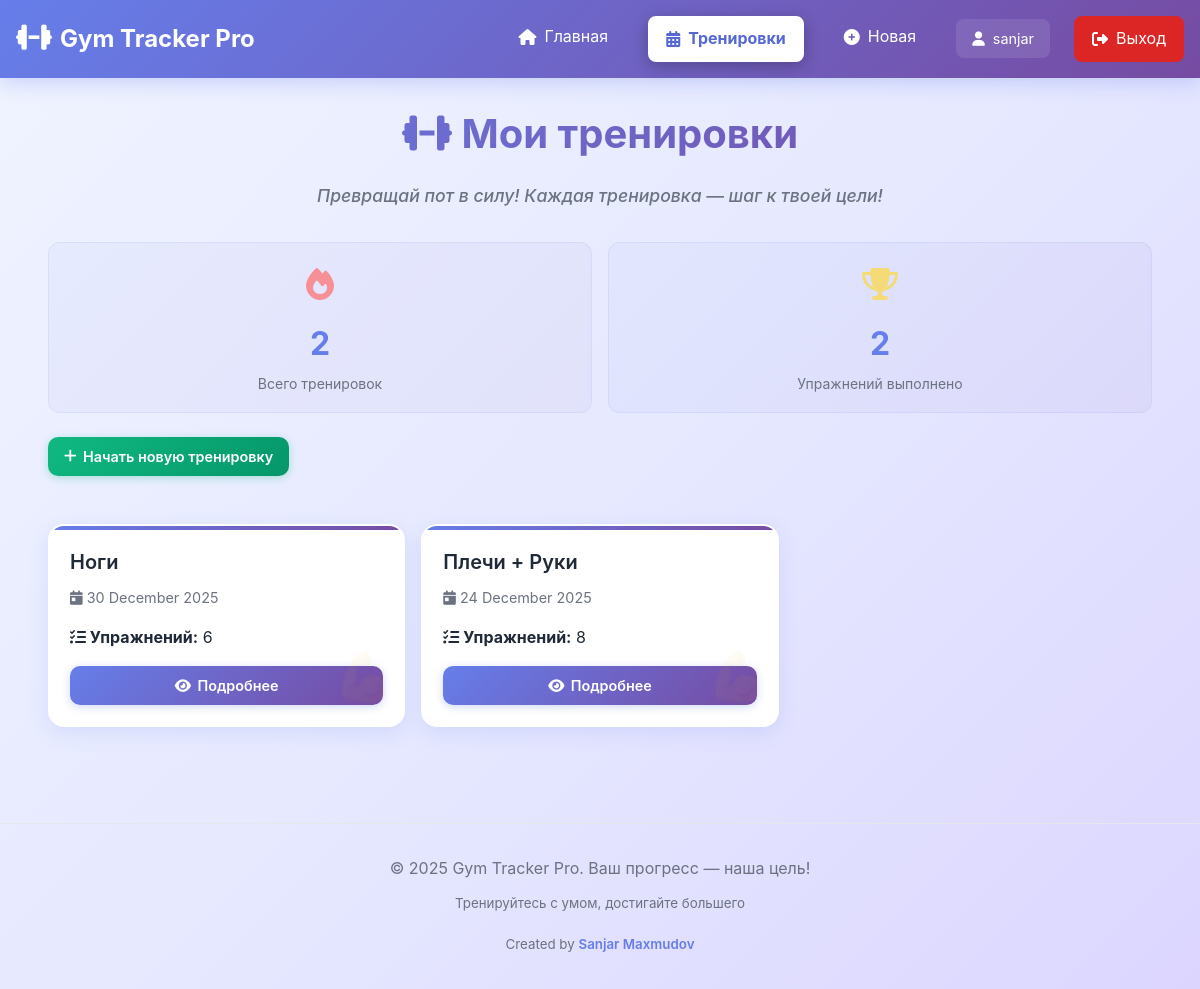
The page /workouts/ (signed in) on the database its author committed.
### workouts/models.py (models this page shows, shortened)
class WorkoutDay(models.Model):
    user = models.ForeignKey(User, on_delete=models.CASCADE, related_name='workouts', help_text='Пользователь', null=True, blank=True)
    date = models.DateField(default=timezone.now, help_text='Дата тренировки')
    name = models.CharField(max_length=200, blank=True, help_text='Опциональное название')
    categories = models.ManyToManyField(ExerciseCategory, blank=True, related_name='workouts', help_text='Выберите категории упражнений')
    notes = models.TextField(blank=True, help_text='Заметки о тренировке')
    class Meta:
        ordering = ['-date']

### workouts/views.py (the view)
# urls.py: path('workouts/', views.WorkoutDayListView.as_view(), name='workout-list'),
class WorkoutDayListView(LoginRequiredMixin, ListView):
    model = WorkoutDay
    template_name = 'workouts/workout_list.html'
    context_object_name = 'workouts'
    ordering = ['-date']
    paginate_by = 25
    def get_queryset(self):
        return WorkoutDay.objects.filter(user=self.request.user).order_by('-date')

### workouts/templates/workouts/workout_list.html (shortened to what this page needs)
{% extends 'base.html' %}
{% load static %}
{% block extra_css %}
<link rel="stylesheet" href="{% static 'css/workout_list.css' %}">
{% endblock %}
{% block content %}
<div class="fade-in">
    <div class="page-header">
        <h1 class="mb-2">
            <i class="fas fa-dumbbell workout-icon-pulse"></i> Мои тренировки
        </h1>
        <p class="motivation-text">Превращай пот в силу! Каждая тренировка — шаг к твоей цели!</p>
    </div>
    <div class="stats-grid">
        <div class="stat-card stat-card-workouts">
            <div class="stat-icon">
                <i class="fas fa-fire"></i>
            </div>
            <div class="stat-value">{{ workouts.count }}</div>
            <div class="stat-label">Всего тренировок</div>
        </div>
        <div class="stat-card stat-card-exercises">
            <div class="stat-icon">
                <i class="fas fa-trophy"></i>
            </div>
            <div class="stat-value">
                {% with total_exercises=workouts|length %}
                    {{ total_exercises }}
                {% endwith %}
            </div>
            <div class="stat-label">Упражнений выполнено</div>
        </div>
    </div>
    <a href="{% url 'create-workout' %}" class="btn btn-success mb-3">
        <i class="fas fa-plus"></i> Начать новую тренировку
    </a>
    {% if workouts %}
    <div class="workout-list-grid">
        {% for workout in workouts %}
        <div class="workout-card">
            <div class="workout-content">
                <div class="card-header">
                    {% if workout.name %}
                    <h3 class="workout-name-title">{{ workout.name }}</h3>
                    {% endif %}
                    <p class="workout-date">
                        <i class="fas fa-calendar-day"></i> {{ workout.date|date:"j E Y" }}
                    </p>
                </div>
                <div class="mb-2">
                    <p><strong><i class="fas fa-list-check"></i> Упражнений:</strong> {{ workout.workout_exercises.count }}</p>
                </div>
            </div>
            <a href="{% url 'workout-detail' workout.pk %}" class="btn btn-primary w-100">
                <i class="fas fa-eye"></i> Подробнее
            </a>
        </div>
        {% endfor %}
    </div>
    {% else %}
    <div class="empty-state">
        <i class="fas fa-dumbbell"></i>
        <h3>Нет тренировок</h3>
        <p>Начните свою первую тренировку прямо сейчас!</p>
    </div>
    {% endif %}
</div>
{% endblock %}

### templates/base.html (shortened to what this page needs)
<!DOCTYPE html>
<html lang="ru">
<head>
    <link rel="stylesheet" href="https://cdnjs.cloudflare.com/ajax/libs/font-awesome/6.4.0/css/all.min.css">
    {% load static %}
    <link rel="stylesheet" href="{% static 'css/main.css' %}">
    {% block extra_css %}{% endblock %}
</head>
<body>
    <nav class="navbar">
        <div class="navbar-container">
            <div class="logo">
                <a href="{% url 'home' %}">
                    <i class="fas fa-dumbbell"></i>
                    <span>Gym Tracker Pro</span>
                </a>
            </div>
            <ul class="nav-links" id="navLinks">
                {% if user.is_authenticated %}
                <li><a href="{% url 'home' %}" class="{% if request.resolver_match.url_name == 'home' %}active{% endif %}">
                    <i class="fas fa-home"></i> Главная
                </a></li>
                <li><a href="{% url 'workout-list' %}" class="workout-nav-link {% if request.resolver_match.url_name == 'workout-list' %}active{% endif %}">
                    <i class="fas fa-calendar-alt"></i> Тренировки
                </a></li>
                <li><a href="{% url 'create-workout' %}" class="{% if request.resolver_match.url_name == 'create-workout' %}active{% endif %}">
                    <i class="fas fa-plus-circle"></i> Новая
                </a></li>
                <li class="user-info">
                    <span class="username"><i class="fas fa-user"></i> {{ user.username }}</span>
                </li>
                <li><a href="{% url 'logout' %}" class="btn-logout">
                    <i class="fas fa-sign-out-alt"></i> Выход
                </a></li>
                {% else %}
                <li><a href="{% url 'login' %}">
                    <i class="fas fa-sign-in-alt"></i> Вход
                </a></li>
                {% endif %}
            </ul>
        </div>
    </nav>
    <main class="container">
        {% block content %}{% endblock %}
    </main>
    <footer class="footer">
        <p>© 2025 Gym Tracker Pro. Ваш прогресс — наша цель!</p>
        <p class="mt-1">
            <small>Тренируйтесь с умом, достигайте большего</small>
        </p>
        <p class="mt-2">
            <small>Created by <a href="https://www.instagram.com/__maxmudov/" target="_blank" rel="noopener noreferrer" style="color: var(--primary); text-decoration: none; font-weight: 600;">Sanjar Maxmudov</a></small>
        </p>
    </footer>
</body>
</html>

### static/css/main.css (style rules this page uses)
* { margin: 0; padding: 0; box-sizing: border-box; }
:root { --primary: #667eea; --primary-dark: #5568d3; --secondary: #764ba2; --accent-1: #667eea; --accent-2: #764ba2; --success: #10b981; --danger: #ef4444; --light: #f9fafb; --dark: #1f2937; --gray: #6b7280; --gray-light: #e5e7eb; --border-radius: 16px; --shadow: 0 4px 16px rgba(102, 126, 234, 0.08); --shadow-hover: 0 8px 32px rgba(102, 126, 234, 0.16); --transition: all 0.3s cubic-bezier(0.4, 0, 0.2, 1); --gradient-primary: linear-gradient(135deg, #667eea 0%, #764ba2 100%), radial-gradient(circle at 10% 20%, rgba(255,255,255,0.1) 0%, transparent 40%), radial-gradient(circle at 90% 80%, rgba(255,255,255,0.1) 0%, transparent 40%); --gradient-secondary: linear-gradient(135deg, #5568d3 0%, #667eea 100%), radial-gradient(circle at 50% 50%, rgba(255,255,255,0.08) 0%, transparent 50%); }
body { font-family: -apple-system, BlinkMacSystemFont, 'Segoe UI', Roboto, Oxygen, Ubuntu, sans-serif; line-height: 1.6; color: var(--dark); background: linear-gradient(135deg, #f0f4ff 0%, #e6e9ff 50%, #dcd6ff 100%), radial-gradient(circle at 20% 30%, rgba(102, 126, 234, 0.05) 0%, transparent 50%), radial-gradient(circle at 80% 70%, rgba(118, 75, 162, 0.05) 0%, transparent 50%); min-height: 100vh; }
.navbar { background: var(--gradient-primary); color: white; padding: 1rem; position: sticky; top: 0; z-index: 1000; box-shadow: 0 4px 20px rgba(102, 126, 234, 0.3); backdrop-filter: blur(10px); }
.navbar-container { max-width: 1200px; margin: 0 auto; display: flex; justify-content: space-between; align-items: center; }
.logo { font-size: 1.5rem; font-weight: 700; display: flex; align-items: center; gap: 0.5rem; }
.logo a { color: white; text-decoration: none; display: flex; align-items: center; gap: 0.5rem; transition: var(--transition); }
.logo i { font-size: 1.8rem; }
.nav-links { display: flex; gap: 1.5rem; list-style: none; }
.nav-links a { color: white; text-decoration: none; padding: 0.5rem 1rem; border-radius: 8px; transition: var(--transition); display: flex; align-items: center; gap: 0.5rem; }
.nav-links a.active { background: rgba(255, 255, 255, 0.2); }
.nav-links a.workout-nav-link { background: white; color: var(--primary); font-weight: 700; border: 2px solid white; box-shadow: 0 2px 8px rgba(0, 0, 0, 0.15); }
.nav-links a.workout-nav-link.active { background: white; color: var(--primary-dark); border-color: white; box-shadow: 0 4px 16px rgba(0, 0, 0, 0.25); }
.user-info { display: flex; align-items: center; }
.username { color: white; padding: 0.5rem 1rem; background: rgba(255, 255, 255, 0.1); border-radius: 8px; font-size: 0.9rem; display: flex; align-items: center; gap: 0.5rem; }
.btn-logout { background: #dc2626 !important; color: white !important; border: 2px solid #dc2626 !important; }
.container { max-width: 1200px; margin: 0 auto; padding: 1.5rem; }
.card-header { display: flex; justify-content: space-between; align-items: center; margin-bottom: 1rem; padding-bottom: 1rem; border-bottom: 1px solid var(--gray-light); }
.btn { display: inline-flex; align-items: center; justify-content: center; gap: 0.4rem; padding: 0.5rem 1rem; border: none; border-radius: 10px; font-weight: 600; text-decoration: none; cursor: pointer; transition: var(--transition); font-size: 0.9rem; }
.btn-primary { background: var(--gradient-primary); color: white; box-shadow: 0 2px 8px rgba(102, 126, 234, 0.3); }
.btn-success { background: linear-gradient(135deg, #10b981 0%, #059669 100%); color: white; box-shadow: 0 2px 8px rgba(16, 185, 129, 0.3); }
.stats-grid { display: grid; grid-template-columns: repeat(auto-fit, minmax(150px, 1fr)); gap: 1rem; margin: 1.5rem 0; }
.stat-card { text-align: center; padding: 1rem; background: linear-gradient(135deg, rgba(102, 126, 234, 0.05) 0%, rgba(118, 75, 162, 0.05) 100%); border-radius: 12px; border: 1px solid rgba(102, 126, 234, 0.1); }
.stat-value { font-size: 2rem; font-weight: 700; color: var(--primary); }
.stat-label { font-size: 0.875rem; color: var(--gray); margin-top: 0.25rem; }
.footer { text-align: center; padding: 2rem; margin-top: 3rem; color: var(--gray); border-top: 1px solid var(--gray-light); }
@media (min-width: 769px) { .container { max-width: 100%; padding: 1.5rem 3rem; } }
.fade-in { animation: fadeIn 0.5s ease-out; }
.mb-2 { margin-bottom: 1rem; }
.mb-3 { margin-bottom: 1.5rem; }
.mt-1 { margin-top: 0.5rem; }
.mt-2 { margin-top: 1rem; }
.w-100 { width: 100%; }

### rows shown on the page
WorkoutDay: name "Ноги", date "30 December 2025", workout_exercises.count "6"
WorkoutDay: name "Плечи + Руки", date "24 December 2025", workout_exercises.count "8"

### other values the page prints
{{ user.username }} "sanjar"
{{ workouts.count }} "2"
{{ total_exercises }} "2"
